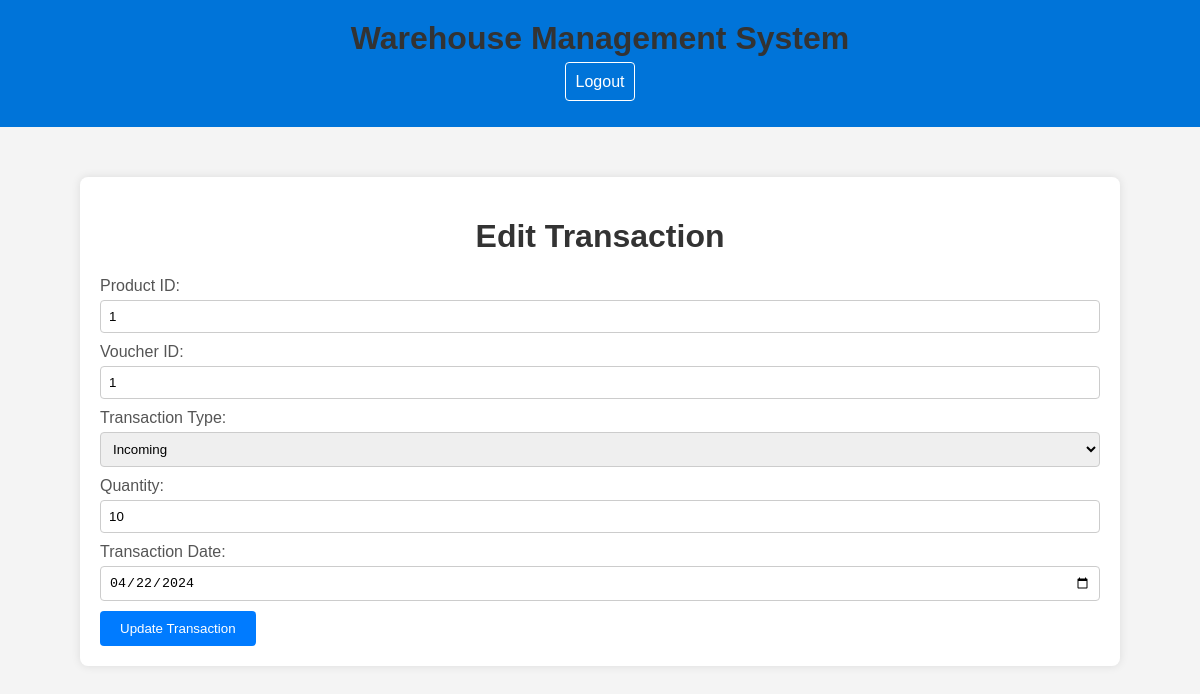
The page /edit_transaction.php?transaction_id=1 on the database its author committed.
### tables this page shows
CREATE TABLE `transactions` (
  `transaction_id` int(11) NOT NULL,
  `product_id` int(11) NOT NULL,
  `voucher_id` int(11) DEFAULT NULL,
  `transaction_type` enum('incoming','outgoing') NOT NULL,
  `quantity` int(11) NOT NULL,
  `transaction_date` date NOT NULL
);

### edit_transaction.php (the view, shortened to what this page needs)
<?php
require_once 'db_config.php';
if(isset($_GET['transaction_id'])) {
    $transaction_id = $_GET['transaction_id'];
    $sql = "SELECT * FROM transactions WHERE transaction_id = $transaction_id";
    $result = mysqli_query($conn, $sql);
    if(mysqli_num_rows($result) == 1) {
        $transaction = mysqli_fetch_assoc($result);
    } else {
        header('Location: transactions_manage.php');
        exit();
    }
} else {
    header('Location: transactions_manage.php');
    exit();
}
?>
<!DOCTYPE html>
<html>
<head>
</head>
<body>
    <?php include 'header.php'; ?>
    <div class="form-container">
        <h1>Edit Transaction</h1>
        <form method="post" action="update_transaction.php">
            <label for="product_id">Product ID:</label>
            <input type="number" id="product_id" name="product_id" value="<?php echo $transaction['product_id']; ?>" required><br>
            <label for="voucher_id">Voucher ID:</label>
            <input type="number" id="voucher_id" name="voucher_id" value="<?php echo $transaction['voucher_id']; ?>"><br>
            <label for="transaction_type">Transaction Type:</label>
            <select id="transaction_type" name="transaction_type">
                <option value="incoming" <?php if($transaction['transaction_type'] == 'incoming') echo 'selected'; ?>>Incoming</option>
            </select><br>
            <label for="quantity">Quantity:</label>
            <input type="number" id="quantity" name="quantity" value="<?php echo $transaction['quantity']; ?>" required><br>
            <label for="transaction_date">Transaction Date:</label>
            <input type="date" id="transaction_date" name="transaction_date" value="<?php echo $transaction['transaction_date']; ?>" required><br>
            <input type="submit" value="Update Transaction">
        </form>
    </div>
</body>
</html>

### edit_transaction.php (style rules this page uses)
body { font-family: Arial, sans-serif; background-color: #f4f4f4; margin: 0; padding: 0; }
.form-container { background-color: #fff; padding: 20px; border-radius: 8px; box-shadow: 0 0 10px rgba(0, 0, 0, 0.1); max-width: 1000px; margin: 50px auto; }
h1 { text-align: center; color: #333; }
label { display: block; margin-bottom: 5px; color: #555; }
input[type="number"], input[type="date"], select { width: 100%; padding: 8px; margin-bottom: 10px; border: 1px solid #ccc; border-radius: 4px; box-sizing: border-box; }
input[type="submit"] { background-color: #007bff; color: #fff; padding: 10px 20px; border: none; border-radius: 4px; cursor: pointer; transition: background-color 0.3s; }

### rows shown on the page
transactions: product_id "1", voucher_id "1", transaction_type "Incoming", quantity "10", transaction_date "04/22/2024"
